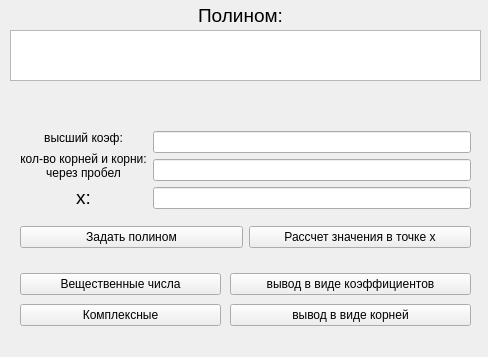
<?xml version="1.0" encoding="UTF-8"?>
<ui version="4.0">
 <class>MainWindow</class>
 <widget class="QWidget" name="MainWindow">
  <property name="geometry">
   <rect>
    <x>0</x>
    <y>0</y>
    <width>488</width>
    <height>357</height>
   </rect>
  </property>
  <property name="windowTitle">
   <string>interface</string>
  </property>
  <widget class="QLabel" name="label">
   <property name="geometry">
    <rect>
     <x>190</x>
     <y>0</y>
     <width>101</width>
     <height>31</height>
    </rect>
   </property>
   <property name="text">
    <string>&lt;html&gt;&lt;head/&gt;&lt;body&gt;&lt;p align=&quot;center&quot;&gt;&lt;span style=&quot; font-size:14pt;&quot;&gt;Полином:&lt;/span&gt;&lt;/p&gt;&lt;/body&gt;&lt;/html&gt;</string>
   </property>
  </widget>
  <widget class="QTextBrowser" name="PolynomOut">
   <property name="geometry">
    <rect>
     <x>10</x>
     <y>30</y>
     <width>471</width>
     <height>51</height>
    </rect>
   </property>
  </widget>
  <widget class="QWidget" name="verticalLayoutWidget_3">
   <property name="geometry">
    <rect>
     <x>230</x>
     <y>270</y>
     <width>241</width>
     <height>61</height>
    </rect>
   </property>
   <layout class="QVBoxLayout" name="verticalLayout_3">
    <item>
     <widget class="QPushButton" name="OutputType1Button">
      <property name="text">
       <string>вывод в виде коэффициентов</string>
      </property>
     </widget>
    </item>
    <item>
     <widget class="QPushButton" name="OutputType2Button">
      <property name="text">
       <string>вывод в виде корней</string>
      </property>
     </widget>
    </item>
   </layout>
  </widget>
  <widget class="QWidget" name="verticalLayoutWidget">
   <property name="geometry">
    <rect>
     <x>20</x>
     <y>120</y>
     <width>451</width>
     <height>141</height>
    </rect>
   </property>
   <layout class="QVBoxLayout" name="verticalLayout">
    <item>
     <layout class="QHBoxLayout" name="horizontalLayout_2">
      <item>
       <layout class="QVBoxLayout" name="verticalLayout_5">
        <item>
         <widget class="QLabel" name="label_2">
          <property name="text">
           <string>&lt;html&gt;&lt;head/&gt;&lt;body&gt;&lt;p align=&quot;center&quot;&gt;высший коэф:&lt;/p&gt;&lt;/body&gt;&lt;/html&gt;</string>
          </property>
         </widget>
        </item>
        <item>
         <widget class="QLabel" name="label_3">
          <property name="text">
           <string>&lt;html&gt;&lt;head/&gt;&lt;body&gt;&lt;p align=&quot;center&quot;&gt;кол-во корней и корни:&lt;br&gt; через пробел&lt;/p&gt;&lt;/body&gt;&lt;/html&gt;</string>
          </property>
         </widget>
        </item>
        <item>
         <widget class="QLabel" name="label_4">
          <property name="text">
           <string>&lt;html&gt;&lt;head/&gt;&lt;body&gt;&lt;p align=&quot;center&quot;&gt;&lt;span style=&quot; font-size:14pt;&quot;&gt;x:&lt;/span&gt;&lt;/p&gt;&lt;/body&gt;&lt;/html&gt;</string>
          </property>
         </widget>
        </item>
       </layout>
      </item>
      <item>
       <layout class="QVBoxLayout" name="verticalLayout_6">
        <item>
         <widget class="QLineEdit" name="PolynomInputA"/>
        </item>
        <item>
         <widget class="QLineEdit" name="PolynomInputRoots"/>
        </item>
        <item>
         <widget class="QLineEdit" name="PointInput"/>
        </item>
       </layout>
      </item>
     </layout>
    </item>
    <item>
     <layout class="QHBoxLayout" name="horizontalLayout">
      <item>
       <widget class="QPushButton" name="PolynomInputButton">
        <property name="text">
         <string>Задать полином</string>
        </property>
       </widget>
      </item>
      <item>
       <widget class="QPushButton" name="PointButton">
        <property name="text">
         <string>Рассчет значения в точке x</string>
        </property>
       </widget>
      </item>
     </layout>
    </item>
   </layout>
  </widget>
  <widget class="QLabel" name="OutputSolve">
   <property name="geometry">
    <rect>
     <x>20</x>
     <y>80</y>
     <width>451</width>
     <height>41</height>
    </rect>
   </property>
   <property name="text">
    <string/>
   </property>
  </widget>
  <widget class="QWidget" name="verticalLayoutWidget_4">
   <property name="geometry">
    <rect>
     <x>20</x>
     <y>270</y>
     <width>201</width>
     <height>61</height>
    </rect>
   </property>
   <layout class="QVBoxLayout" name="verticalLayout_4">
    <item>
     <widget class="QPushButton" name="RealNumbersButton">
      <property name="text">
       <string>Вещественные числа</string>
      </property>
     </widget>
    </item>
    <item>
     <widget class="QPushButton" name="ComplexNumbersButton">
      <property name="text">
       <string>Комплексные</string>
      </property>
     </widget>
    </item>
   </layout>
  </widget>
 </widget>
 <resources/>
 <connections/>
</ui>
